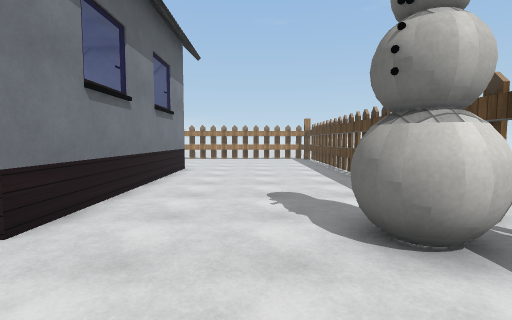
View 1 (above)

16 first-person views from a walk through a scene from a Unity 3-D project. The camera is 1.4 m above the floor, tilts 4° down and sees 85° across. The floor is counted in squares, 1 m on a side. Each view is taken from the middle of a square. On the plan, view 1 faces up. The plan holds only what a view shows up to about 14 squares ahead; the rest is blank. The place goes on beyond the plan. Door leaves are left out, so doorways stand open. Some surface patterns are stand-ins.

View 2
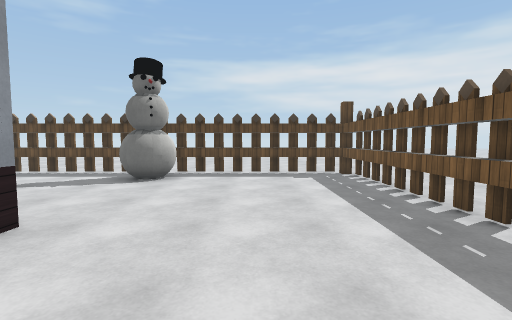

View 3
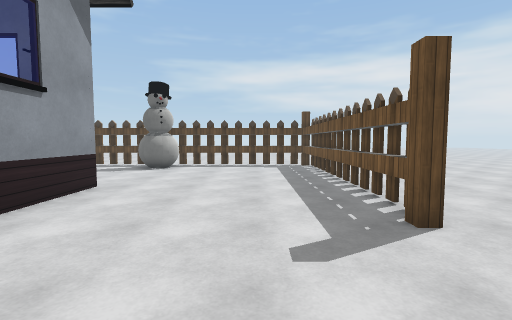

View 4
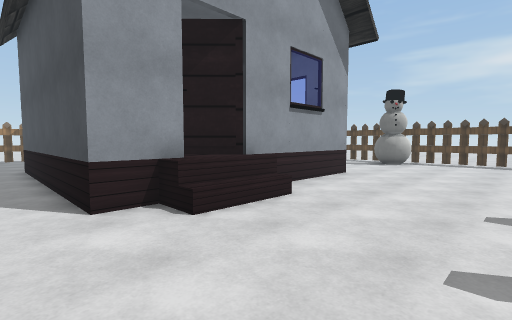

View 5
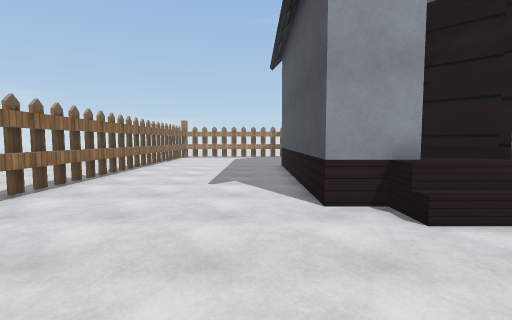

View 6
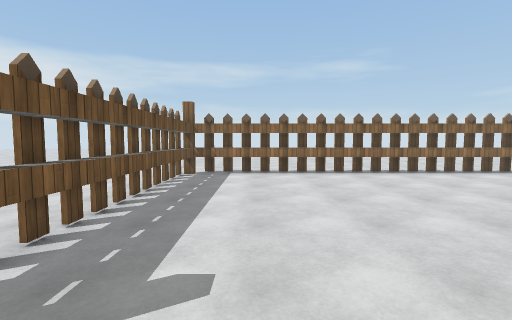

View 7
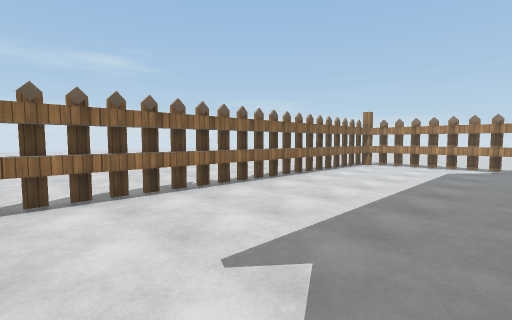

View 8
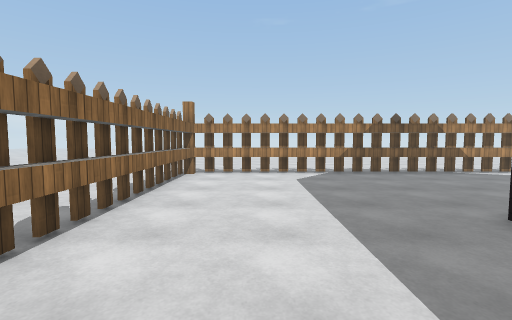

View 9
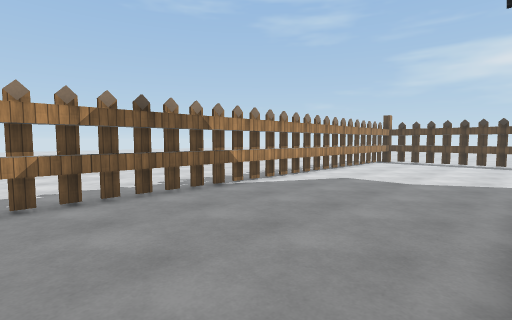

View 10
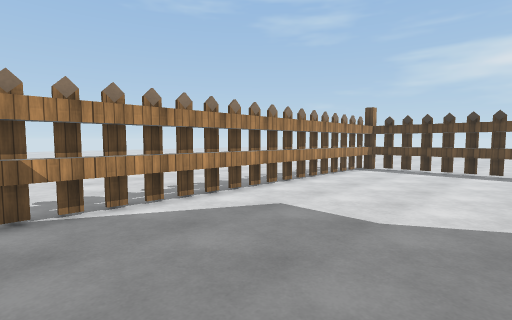

View 11
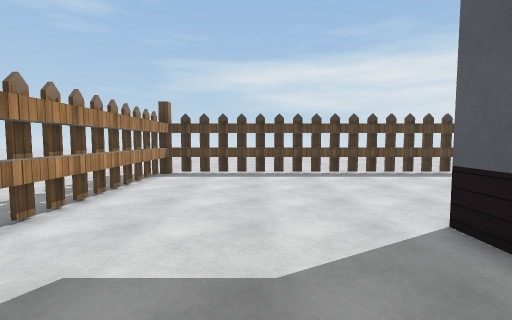

View 12
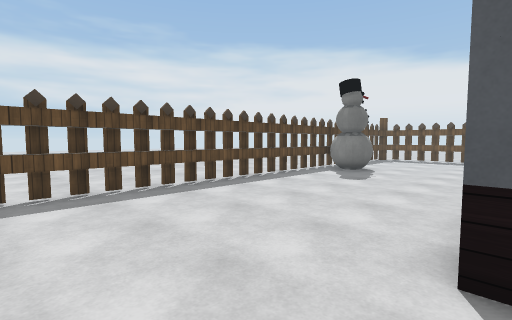

View 13
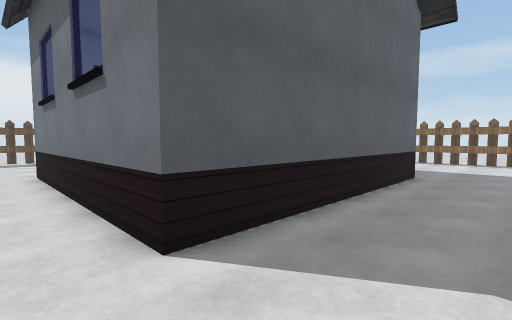

View 14
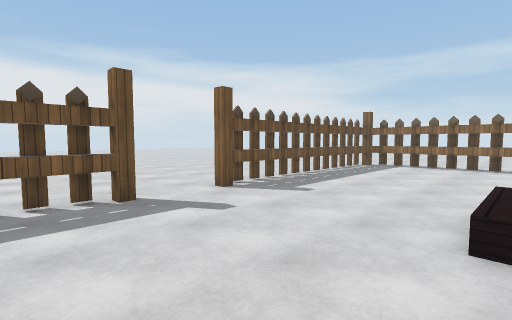

View 15
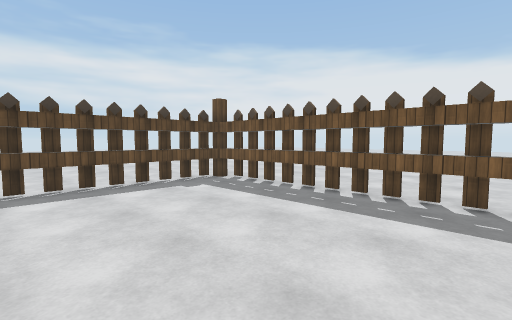

View 16
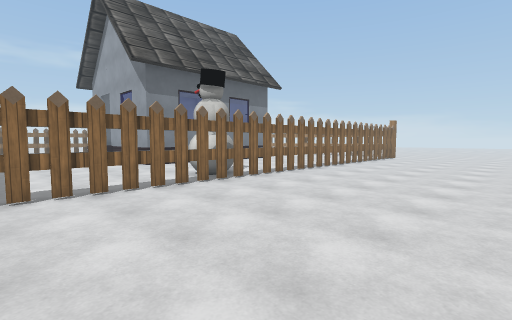

### Floor plan
Key: @ floor where view 1 was taken; # wall or solid block; x gap in a wall; . floor; / step, stairs or slope; D open door; H house; T thing the floor can be seen under or through; O other object.
Columns run from 27 left of view 1 to 12 right of it. Each row starts with its distance up from view 1.
 24             ....................
 23             ....................
 22       ..........................
 21     ..#xxxxxxxxxxxxxxxxxxxxxxxx#.
 20     ..x........................x.
 19     ..x........................x.
 18     ..x........................x..
 17     ..x........................x...
 16     ..x........................x.......
 15     ..x........................x.......
 14    ...x.......HHHHHHHHHH.......x.......
 13   ....x.......H        H.......x.......
 12  .....x.......H        H.......x.......
 11  .....x.......H        H.......x.......
 10 ......x.......H        H.......x.......
  9 ......x.......H        H.......x.......
  8 ......x.......H        H.......x........
  7 ......x.......H        H.......x........
  6 ......x.......H        H.......x........
  5   ....x.......H HH     H.....OOT........
  4      .x.......HH HHHHHHH.....OOT........
  3     ..x........H  /..........OOT........
  2     ..x........................x........
  1      .x........................x........
  0      .x....................@...x........
 -1      .x........................x.......
 -2      .x...........D............x......
 -3      .x..........DD............x.....  .
 -4      .#xxxxxxxxxx#D.#xxxxxxxxxx#...
 -5        ..........................
 -6        ..........................
 -7              ....................
 -8               .................
 -9                ....... .......

Positions as (right, up) in squares from view 1, and headings:
1: (0, 0), facing up
2: (-8, 0), facing right
3: (-12, -1), facing right
4: (-15, -2), facing up-right
5: (-15, -2), facing up
6: (-9, -1), facing left
7: (-14, 5), facing up-left
8: (-18, 9), facing up
9: (-15, 14), facing up-right
10: (-10, 15), facing up-right
11: (-8, 17), facing right
12: (-4, 17), facing down-right
13: (-2, 17), facing down-left
14: (-5, 3), facing down-left
15: (-5, 3), facing down-right
16: (12, -3), facing up-left
